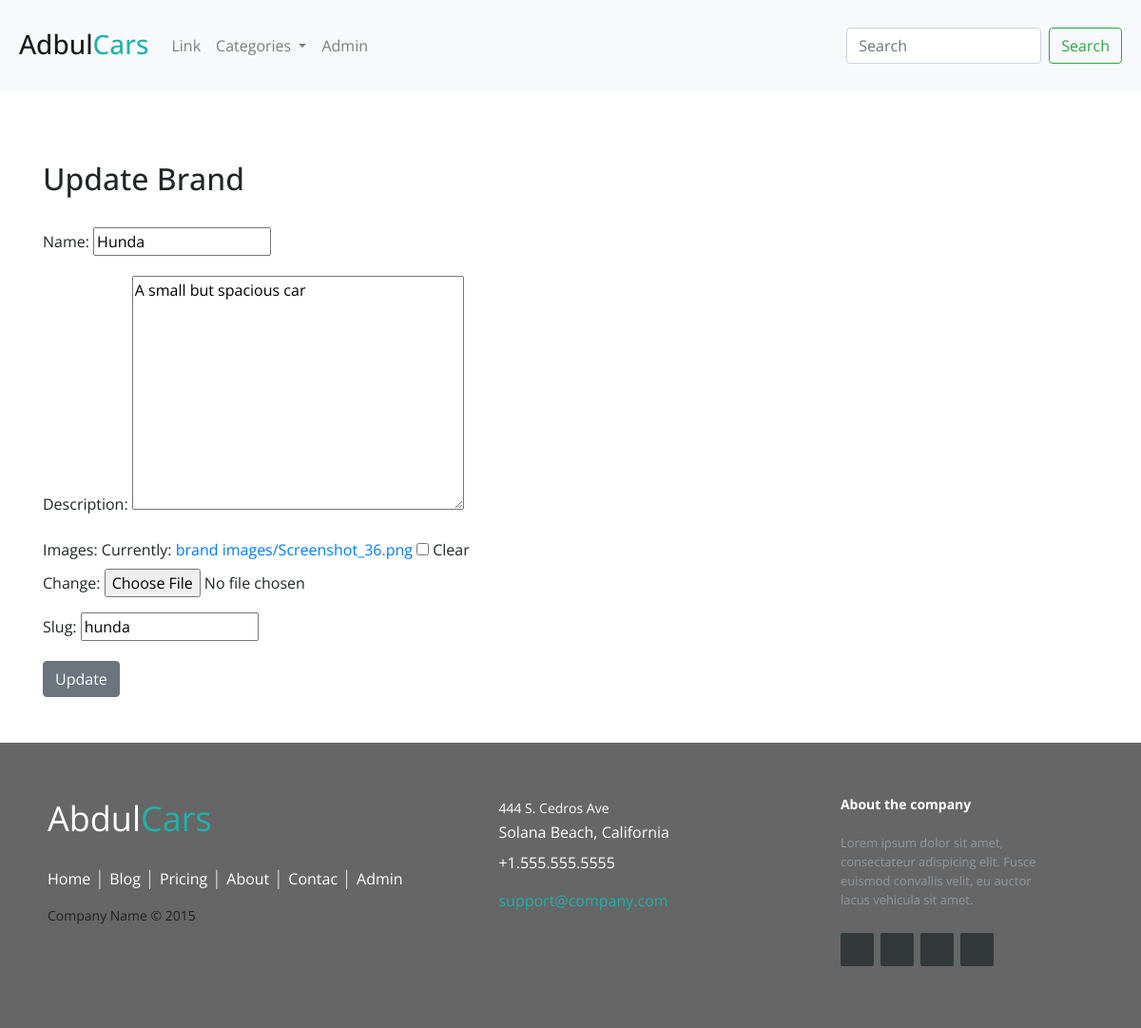
The page /update-brand/1 (signed in) on the database its author committed.
### content/models.py (models this page shows, shortened)
class Brand(models.Model):
    name = models.CharField(max_length=100)
    description = models.TextField(blank=True)
    images = models.ImageField( upload_to='brand images/', blank=True, null=True)
    slug = models.SlugField (unique=True)

### content/views.py (the view)
# urls.py: path('update-brand/<int:pk>', views.update_brand, name='update-brand'),
def update_brand(request, pk):
    if request.user.is_superuser:
        brand = Brand.objects.get(id = pk)
        form = BrandForm(request.POST or None, request.FILES or None, instance=brand)
        if form.is_valid():
            form.save()
            messages.success(request, 'The Brand has been successfully Updated.....')
            return redirect('admin-page')
        return render(request, 'admin/update_brand.html', {'form' : form})
    else:
        messages.success(request, 'You are not authorized to access this page')
        return redirect('home')

### content/forms.py
class BrandForm(forms.ModelForm):
    class Meta:
        model = Brand
        fields = '__all__'

### content/templates/admin/update_brand.html (shortened to what this page needs)
{% extends 'base.html' %}
{% block content %}
{% load static %}
<br><br>
<h2>Update Brand</h2><br>
<form action="" method = 'POST' enctype="multipart/form-data">
    {{ form.as_p }}
    <input type="submit" class="btn btn-secondary" value="Update">
</form>
<br><br>
{% endblock %}

### static/css/footer.css (style rules this page uses)
* { font-family: Open Sans; }

### rows shown on the page
Brand: name "Hunda", description "A small but spacious car", slug "hunda"
